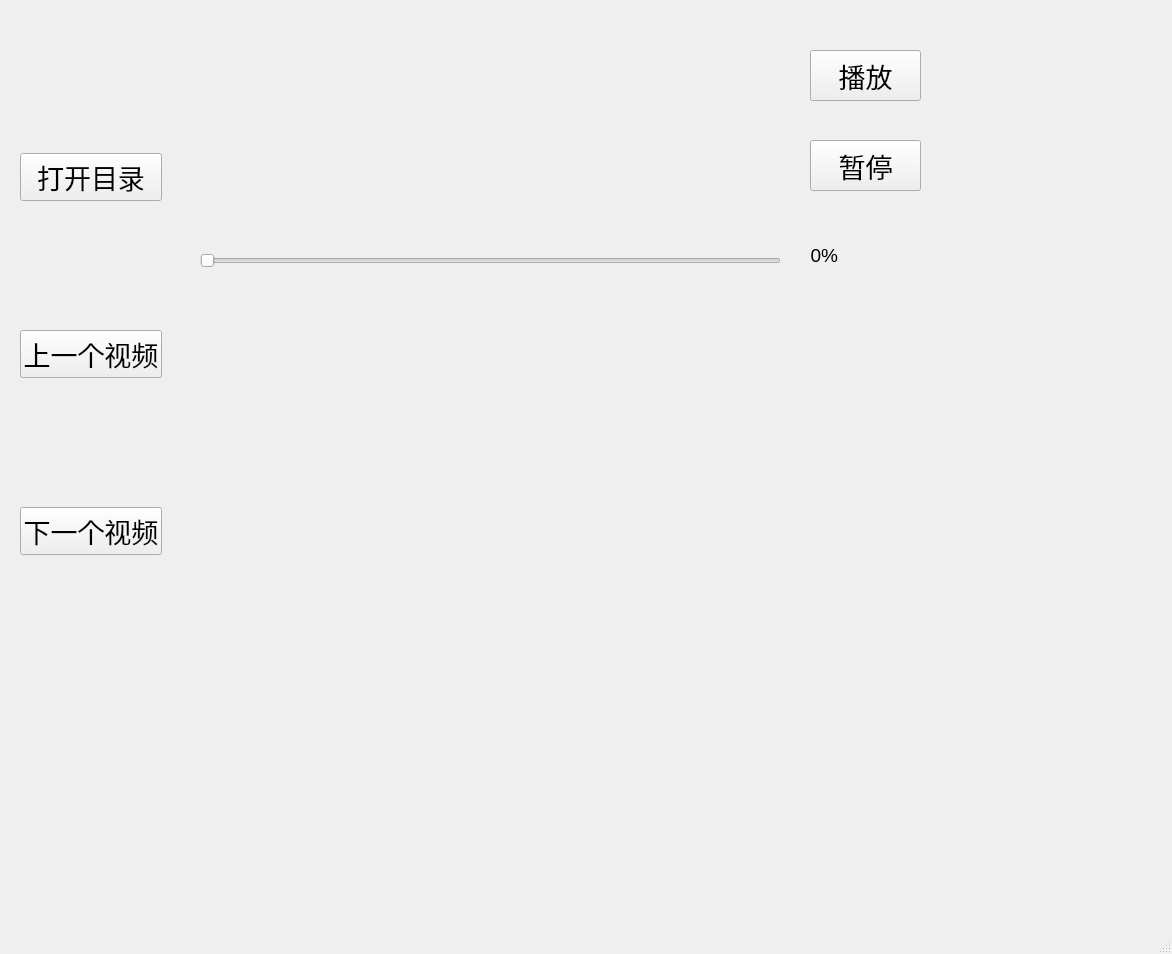
<?xml version="1.0" encoding="UTF-8"?>
<ui version="4.0">
 <class>MainWindow</class>
 <widget class="QMainWindow" name="MainWindow">
  <property name="geometry">
   <rect>
    <x>0</x>
    <y>0</y>
    <width>1172</width>
    <height>954</height>
   </rect>
  </property>
  <property name="windowTitle">
   <string>MainWindow</string>
  </property>
  <widget class="QWidget" name="centralwidget">
   <widget class="QWidget" name="verticalLayoutWidget">
    <property name="geometry">
     <rect>
      <x>20</x>
      <y>30</y>
      <width>142</width>
      <height>651</height>
     </rect>
    </property>
    <layout class="QVBoxLayout" name="left_layout">
     <item>
      <widget class="QPushButton" name="open_dirs">
       <property name="font">
        <font>
         <pointsize>20</pointsize>
        </font>
       </property>
       <property name="text">
        <string>打开目录</string>
       </property>
      </widget>
     </item>
     <item>
      <widget class="QPushButton" name="previous">
       <property name="font">
        <font>
         <pointsize>20</pointsize>
        </font>
       </property>
       <property name="text">
        <string>上一个视频</string>
       </property>
      </widget>
     </item>
     <item>
      <widget class="QPushButton" name="next">
       <property name="font">
        <font>
         <pointsize>20</pointsize>
        </font>
       </property>
       <property name="text">
        <string>下一个视频</string>
       </property>
      </widget>
     </item>
    </layout>
   </widget>
   <widget class="QWidget" name="verticalLayoutWidget_2">
    <property name="geometry">
     <rect>
      <x>200</x>
      <y>20</y>
      <width>581</width>
      <height>231</height>
     </rect>
    </property>
    <layout class="QVBoxLayout" name="play_layout">
     <property name="spacing">
      <number>-1</number>
     </property>
     <item>
      <widget class="myVideoWidget" name="main_play" native="true"/>
     </item>
    </layout>
   </widget>
   <widget class="QWidget" name="verticalLayoutWidget_5">
    <property name="geometry">
     <rect>
      <x>500</x>
      <y>300</y>
      <width>281</width>
      <height>211</height>
     </rect>
    </property>
    <layout class="QVBoxLayout" name="split_layout2">
     <item>
      <widget class="myVideoWidget" name="video2" native="true"/>
     </item>
    </layout>
   </widget>
   <widget class="QWidget" name="verticalLayoutWidget_3">
    <property name="geometry">
     <rect>
      <x>200</x>
      <y>300</y>
      <width>271</width>
      <height>211</height>
     </rect>
    </property>
    <layout class="QVBoxLayout" name="split_layout1">
     <item>
      <widget class="myVideoWidget" name="video1" native="true"/>
     </item>
    </layout>
   </widget>
   <widget class="QPushButton" name="play_button">
    <property name="geometry">
     <rect>
      <x>810</x>
      <y>50</y>
      <width>111</width>
      <height>51</height>
     </rect>
    </property>
    <property name="sizeIncrement">
     <size>
      <width>0</width>
      <height>0</height>
     </size>
    </property>
    <property name="baseSize">
     <size>
      <width>0</width>
      <height>0</height>
     </size>
    </property>
    <property name="font">
     <font>
      <pointsize>20</pointsize>
     </font>
    </property>
    <property name="text">
     <string>播放</string>
    </property>
   </widget>
   <widget class="QPushButton" name="pause_button">
    <property name="geometry">
     <rect>
      <x>810</x>
      <y>140</y>
      <width>111</width>
      <height>51</height>
     </rect>
    </property>
    <property name="sizeIncrement">
     <size>
      <width>0</width>
      <height>0</height>
     </size>
    </property>
    <property name="baseSize">
     <size>
      <width>0</width>
      <height>0</height>
     </size>
    </property>
    <property name="font">
     <font>
      <pointsize>20</pointsize>
     </font>
    </property>
    <property name="text">
     <string>暂停</string>
    </property>
   </widget>
   <widget class="QSlider" name="play_slide">
    <property name="geometry">
     <rect>
      <x>200</x>
      <y>250</y>
      <width>581</width>
      <height>22</height>
     </rect>
    </property>
    <property name="sizePolicy">
     <sizepolicy hsizetype="Expanding" vsizetype="Fixed">
      <horstretch>0</horstretch>
      <verstretch>0</verstretch>
     </sizepolicy>
    </property>
    <property name="orientation">
     <enum>Qt::Horizontal</enum>
    </property>
   </widget>
   <widget class="QLabel" name="lab_video">
    <property name="geometry">
     <rect>
      <x>800</x>
      <y>240</y>
      <width>60</width>
      <height>31</height>
     </rect>
    </property>
    <property name="font">
     <font>
      <pointsize>14</pointsize>
     </font>
    </property>
    <property name="text">
     <string>  0%</string>
    </property>
   </widget>
   <widget class="myVideoWidget" name="video3" native="true">
    <property name="geometry">
     <rect>
      <x>800</x>
      <y>310</y>
      <width>261</width>
      <height>201</height>
     </rect>
    </property>
   </widget>
   <widget class="myVideoWidget" name="video4" native="true">
    <property name="geometry">
     <rect>
      <x>200</x>
      <y>530</y>
      <width>271</width>
      <height>161</height>
     </rect>
    </property>
   </widget>
   <widget class="myVideoWidget" name="video5" native="true">
    <property name="geometry">
     <rect>
      <x>510</x>
      <y>530</y>
      <width>271</width>
      <height>171</height>
     </rect>
    </property>
   </widget>
   <widget class="myVideoWidget" name="video6" native="true">
    <property name="geometry">
     <rect>
      <x>800</x>
      <y>530</y>
      <width>261</width>
      <height>181</height>
     </rect>
    </property>
   </widget>
   <widget class="myVideoWidget" name="video7" native="true">
    <property name="geometry">
     <rect>
      <x>200</x>
      <y>710</y>
      <width>281</width>
      <height>181</height>
     </rect>
    </property>
   </widget>
   <widget class="myVideoWidget" name="video8" native="true">
    <property name="geometry">
     <rect>
      <x>500</x>
      <y>710</y>
      <width>281</width>
      <height>181</height>
     </rect>
    </property>
   </widget>
   <widget class="myVideoWidget" name="video9" native="true">
    <property name="geometry">
     <rect>
      <x>800</x>
      <y>710</y>
      <width>281</width>
      <height>191</height>
     </rect>
    </property>
   </widget>
  </widget>
  <widget class="QStatusBar" name="statusbar"/>
 </widget>
 <customwidgets>
  <customwidget>
   <class>myVideoWidget</class>
   <extends>QWidget</extends>
   <header location="global">myVideoWidget.h</header>
   <container>1</container>
  </customwidget>
 </customwidgets>
 <resources/>
 <connections/>
</ui>
